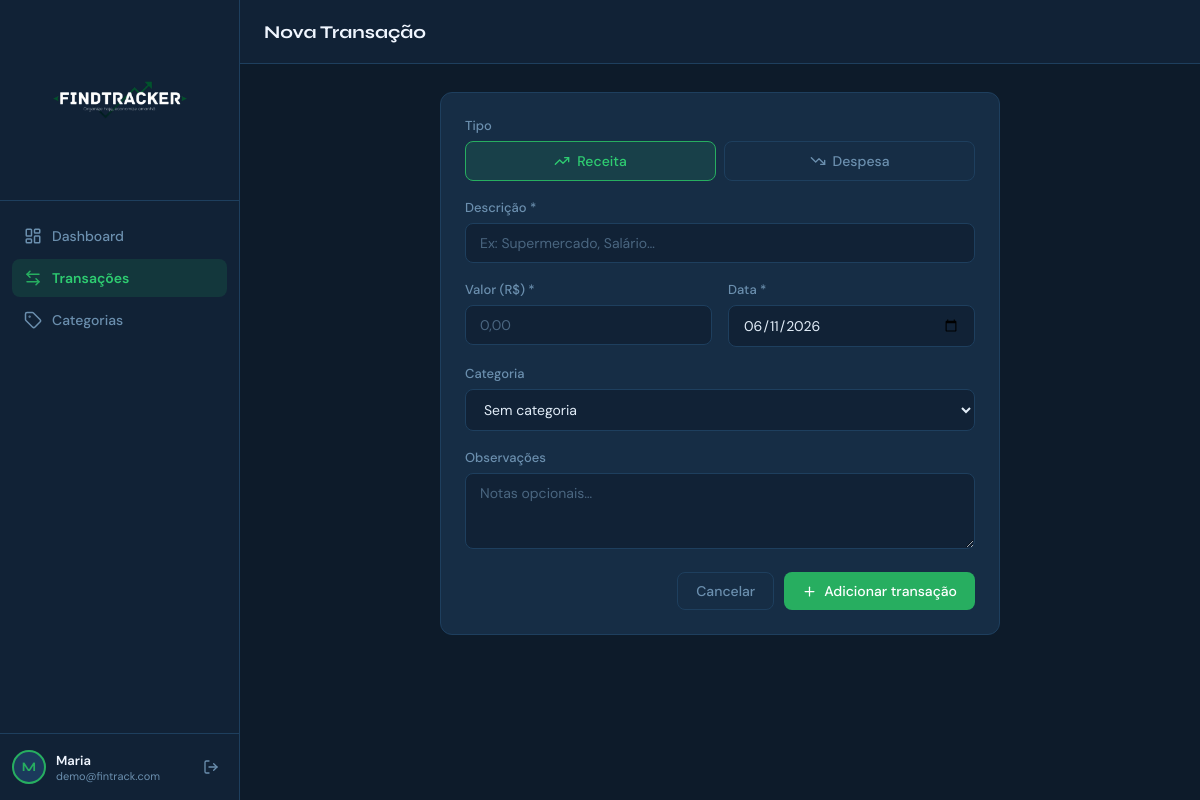
Page /transactions/add (signed in) on the committed database.
### models/models.py (models this page shows, shortened)
class User(UserMixin, db.Model):
    __tablename__ = 'users'
    id           = db.Column(db.Integer, primary_key=True)
    name         = db.Column(db.String(120), nullable=False)
    email        = db.Column(db.String(150), unique=True, nullable=False)
    password_hash= db.Column(db.String(256), nullable=False)
    created_at   = db.Column(db.DateTime, default=datetime.utcnow)
    transactions = db.relationship('Transaction', backref='user', lazy=True, cascade='all, delete-orphan')
    categories   = db.relationship('Category',    backref='user', lazy=True, cascade='all, delete-orphan')

### routes/main.py (the view, shortened to what this page needs)
@main_bp.route('/transactions/add', methods=['GET','POST'])
@login_required
def add_transaction():
    categories = Category.query.filter_by(user_id=current_user.id).order_by(Category.name).all()
    return render_template('transaction_form.html', categories=categories, today=date.today(), tx=None)

### app.py (called while the page is built)
def create_app():
    app = Flask(__name__)
    app.config['SECRET_KEY']          = os.environ.get('SECRET_KEY', 'fintrack-secret-2025-change-me')
    app.config['SQLALCHEMY_DATABASE_URI']        = 'sqlite:///fintrack.db'
    app.config['SQLALCHEMY_TRACK_MODIFICATIONS'] = False
    db.init_app(app)
    login_manager = LoginManager(app)
    login_manager.login_view     = 'auth.login'
    login_manager.login_message  = 'Faça login para continuar.'
    login_manager.login_message_category = 'info'
    @login_manager.user_loader
    def load_user(user_id):
        return User.query.get(int(user_id))
    app.register_blueprint(auth_bp)
    app.register_blueprint(main_bp)
    with app.app_context():
        db.create_all()
    return app

### templates/transaction_form.html (shortened to what this page needs)
{% extends 'base.html' %}
{% set is_edit = tx is not none %}
{% block page_title %}{{ 'Editar' if is_edit else 'Nova' }} Transação{% endblock %}
{% block content %}
<div style="max-width:560px;margin:0 auto">
  <div class="card">
    <div class="form-group">
      <label class="form-label">Tipo</label>
      <div class="type-toggle">
        <button type="button" class="type-btn income {{ 'active' if not is_edit or tx.type == 'income' }}" onclick="setType('income')">
          <i data-lucide="trending-up"></i> Receita
        </button>
        <button type="button" class="type-btn expense {{ 'active' if is_edit and tx.type == 'expense' }}" onclick="setType('expense')">
          <i data-lucide="trending-down"></i> Despesa
        </button>
      </div>
    </div>
    <form method="POST" id="tx-form">
      <div class="form-group">
        <label class="form-label">Descrição *</label>
        <input type="text" name="description" class="form-control"
               placeholder="Ex: Supermercado, Salário…"
               value="{{ tx.description if is_edit else '' }}" required autofocus>
      </div>
      <div class="form-row">
        <div class="form-group">
          <label class="form-label">Valor (R$) *</label>
          <input type="number" name="amount" class="form-control" step="0.01" min="0.01"
                 placeholder="0,00"
                 value="{{ '%.2f'|format(tx.amount) if is_edit else '' }}" required>
        </div>
        <div class="form-group">
          <label class="form-label">Data *</label>
          <input type="date" name="date" class="form-control"
                 value="{{ tx.date.strftime('%Y-%m-%d') if is_edit else today.strftime('%Y-%m-%d') }}" required>
        </div>
      </div>
      <div class="form-group">
        <label class="form-label">Categoria</label>
        <select name="category_id" class="form-control" id="cat-select">
          <option value="">Sem categoria</option>
        </select>
      </div>
      <div class="form-group">
        <label class="form-label">Observações</label>
        <textarea name="notes" class="form-control" rows="3"
                  placeholder="Notas opcionais…">{{ tx.notes if is_edit else '' }}</textarea>
      </div>
      <div class="form-actions">
        <a href="{{ url_for('main.transactions') }}" class="btn btn-ghost">Cancelar</a>
        <button type="submit" class="btn btn-primary">
          <i data-lucide="{{ 'save' if is_edit else 'plus' }}"></i>
          {{ 'Salvar alterações' if is_edit else 'Adicionar transação' }}
        </button>
      </div>
    </form>
  </div>
</div>
{% endblock %}

### templates/base.html (shortened to what this page needs)
<!DOCTYPE html>
<html lang="pt-BR">
<head>
  <link rel="stylesheet" href="{{ url_for('static', filename='css/style.css') }}">
</head>
<body>
{% if current_user.is_authenticated %}
<aside class="sidebar" id="sidebar">
  <div class="sidebar-logo">
  <img src="{{ url_for('static', filename='img/logo-dark.png') }}" alt="FinTrack" class="sidebar-logo-img">
</div>
  <nav class="sidebar-nav">
    <a href="{{ url_for('main.dashboard') }}"    class="nav-item {% if request.endpoint == 'main.dashboard'    %}active{% endif %}">
      <i data-lucide="layout-dashboard"></i><span>Dashboard</span>
    </a>
    <a href="{{ url_for('main.transactions') }}" class="nav-item {% if 'transaction' in request.endpoint %}active{% endif %}">
      <i data-lucide="arrow-left-right"></i><span>Transações</span>
    </a>
    <a href="{{ url_for('main.categories') }}"   class="nav-item {% if 'categor' in request.endpoint %}active{% endif %}">
      <i data-lucide="tag"></i><span>Categorias</span>
    </a>
  </nav>
  <div class="sidebar-footer">
    <div class="user-info">
      <div class="user-avatar">{{ current_user.name[0].upper() }}</div>
      <div class="user-details">
        <span class="user-name">{{ current_user.name.split()[0] }}</span>
        <span class="user-email">{{ current_user.email }}</span>
      </div>
    </div>
    <a href="{{ url_for('auth.logout') }}" class="logout-btn" title="Sair">
      <i data-lucide="log-out"></i>
    </a>
  </div>
</aside>
<div class="main-wrap">
  <header class="topbar">
    <div class="topbar-title">{% block page_title %}{% endblock %}</div>
  </header>
  <main class="page-content">
    {% block content %}{% endblock %}
  </main>
</div>
{% endif %}
</body>
</html>

### rows in the picture
User: name "M", name "Maria", email "demo@fintrack.com"

### other values in the picture
{{ 'Editar' if is_edit else 'Nova' }} "Nova"
{{ 'Salvar alterações' if is_edit else 'Adicionar transação' }} "Adicionar transação"
